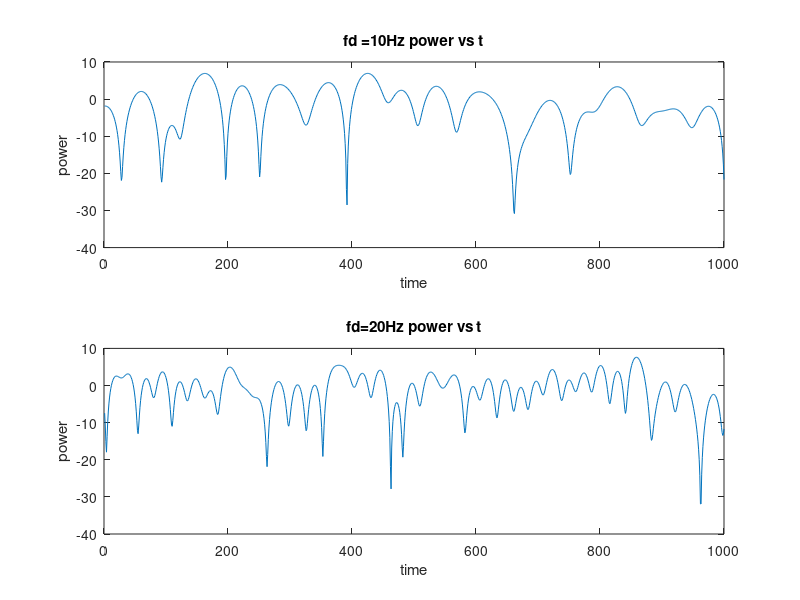

Source code (MATLAB):
clear,clc,close all

function [h]=rayleigh(fd,t)
%該程式利用改進的jakes模型來產生單徑的平坦型瑞利衰落信道
%IEEE Commu letters, Vol.6, NO.6, JUNE 2002
%輸入變數說明：
%  fd:信道的最大多普勒頻移 單位Hz     
%   t:信號的抽樣時間序列 抽樣間隔單位s  
%   h:為輸出的瑞利信道函數 一個時間函數複序列 

    %假設的入射波數目
    N=40; 
    wm=2*pi*fd;
    %每象限的入射波數目即振盪器數目
    N0=N/4;
    %信道函數的實部
    Tc=zeros(1,length(t));
    %信道函數的虛部
    Ts=zeros(1,length(t));
    %歸一化功率係數
    P_nor=sqrt(1/N0);
    %區別個條路徑的均勻分佈隨機相位
    theta=2*pi*rand(1,1)-pi;
    for ii=1:N0
            %第i條入射波的入射角 
            alfa(ii)=(2*pi*ii-pi+theta)/N;
            %對每個子載波而言在(-pi,pi)之間均勻分佈的隨機相位
            fi_tc=2*pi*rand(1,1)-pi;
            fi_ts=2*pi*rand(1,1)-pi;
            %計算衝激響應函數
            Tc=Tc+cos(cos(alfa(ii))*wm*t+fi_tc);
            Ts=Ts+cos(sin(alfa(ii))*wm*t+fi_ts);
    end;
%乘歸一化功率係數得到傳輸函數
h=P_nor*(Tc+j*Ts);
endfunction

fd=10;              %Doppler shift 10
ts=1/1000;          %信道sampling time
t=0:ts:1;           
h1=rayleigh(fd,t);  

fd=20;              
h2=rayleigh(fd,t);

subplot(2,1,1),plot(20*log10(abs(h1(1:1/ts))));
title('fd =10Hz power vs t');
xlabel('time');ylabel('power');
subplot(2,1,2),plot(20*log10(abs(h2(1:1/ts))));
title('fd=20Hz power vs t');
xlabel('time');ylabel('power');

